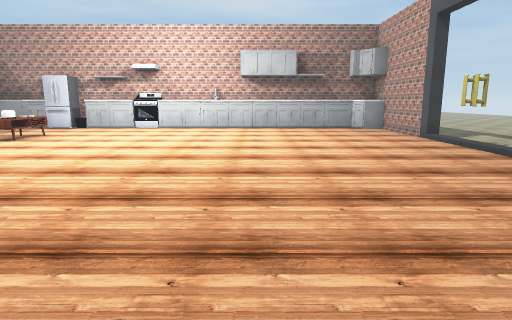
[1] (above)

15 first-person views from a walk through a 3-D level made in the Unity game engine. The camera is 1.3 m above the floor, tilts 10° down and sees 75° across. The floor is counted in squares, 1 m on a side. Each view is taken from the middle of a square. On the plan, view 1 faces up. The plan holds only what a view shows up to about 14 squares ahead; the rest is blank. The place goes on beyond the plan. The player character is not drawn. Some animated figures are not drawn. Some surface patterns are stand-ins.

[2]
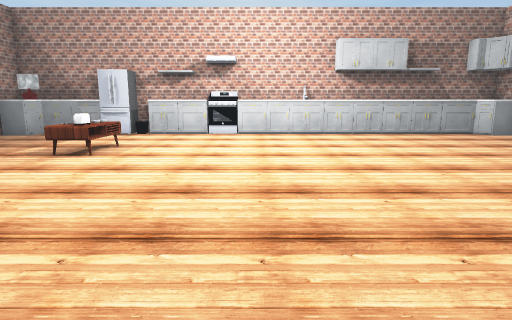

[3]
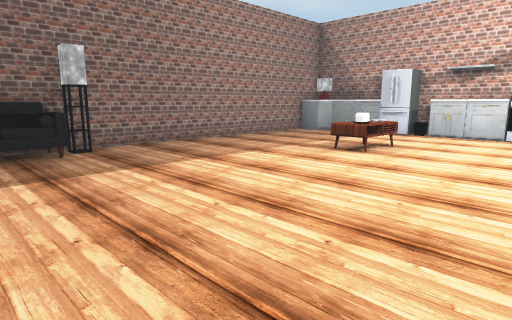

[4]
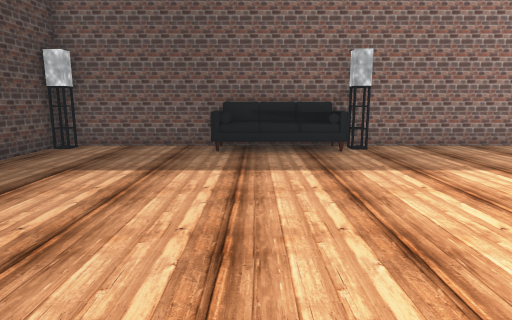

[5]
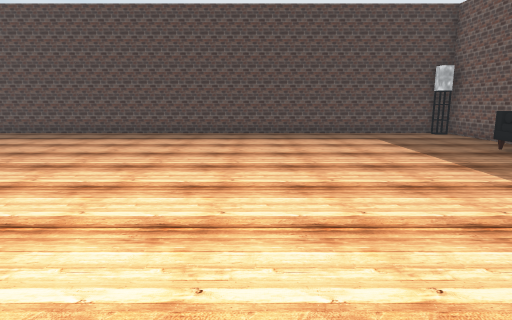

[6]
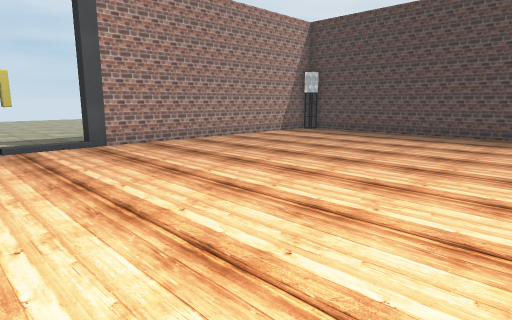

[7]
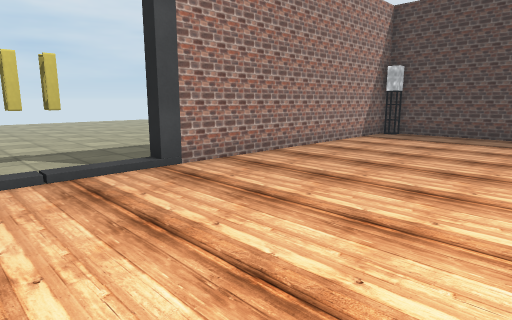

[8]
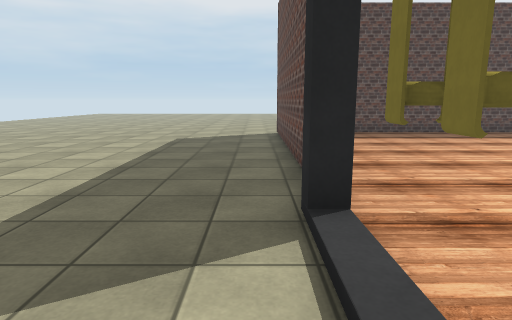

[9]
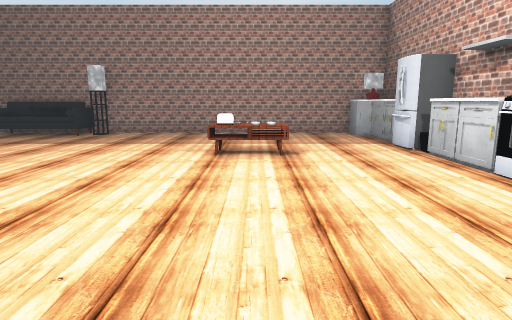

[10]
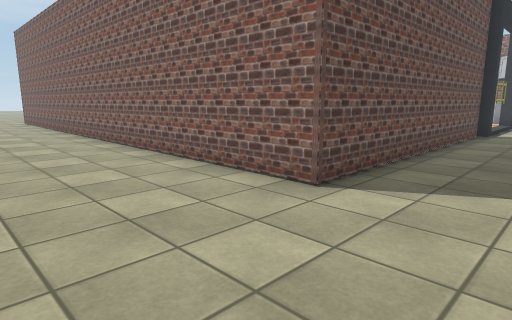

[11]
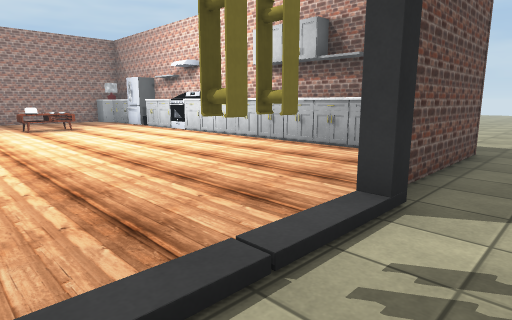

[12]
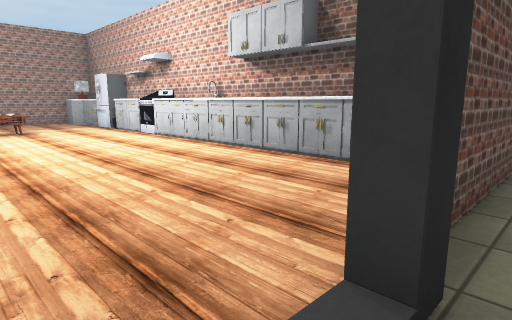

[13]
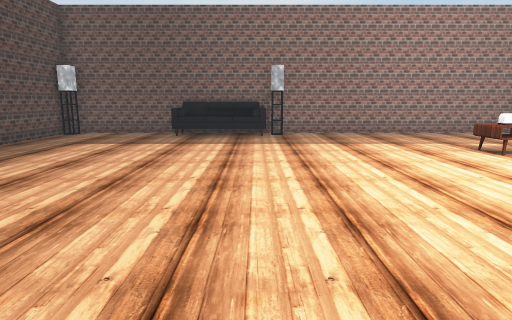

[14]
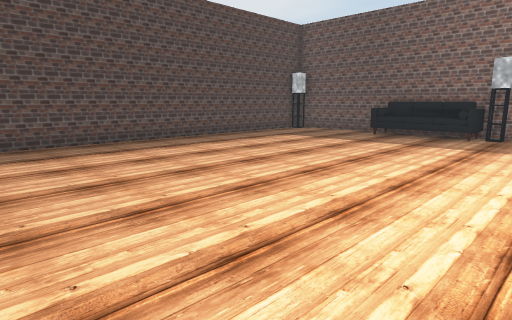

[15]
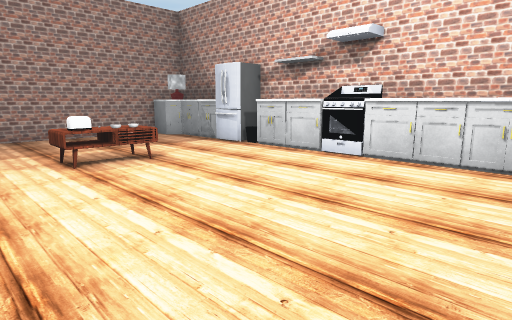

### Floor plan
Points are (right, up) in squares from view 1. A wall is a line through its corners. A room is listed if a view was taken in it or the views show most of it. See-through windows are left out.
Room 1 (views 1, 2, 3, 4, 5, 6, 7, 8, 9, 11, 12, 13, 14, 15)
walls: (6.1, 7.2) (6.1, -2.8); (6, 10.1) (6.5, 10.1); (-6.4, 16.3) (-8.2, 16.3); (6.5, 9.9) (6, 9.9); (6.5, 10.5) (6.5, 9.4) (6, 9.4); (-5.5, 17.2) (-9, 17.2); (-13.5, 6.1) (-13.1, 6.1) (-13.1, 5.6) (-13.5, 5.6); (6.5, 11.8) (6, 11.8) (6, 14.2); (-10.4, 16.3) (-12.5, 16.3); (4.9, 16.3) (-4.5, 16.3); (5.9, 15.8) (5.1, 15.8) (4.6, 16.3); (-10.5, 17.2) (-13.8, 17.2) (-13.8, -2.7) (6, -2.7) (6, 7.7) (6.5, 7.7) (6.5, 7.1); (5.4, -2.6) (5.4, -2.2); (6, 17.2) (-4.5, 17.2); (-13.6, -2.2) (-13.1, -2.2) (-13.1, -2.6)
ways out: opening at (8, -4.7) to room 2; opening at (8, 11.3)
objects: sofa (-13, 2) to (-13, 5); other object (-13, 16); fridge (-10, 16) to (-9, 17); table (-9, 11) to (-8, 13); toaster (-8, 11); other object (-8, 12); stove (-6, 16) to (-5, 17)
Room 2 (view 10)
walls: (6.1, -2.8) (-7, -2.8)
ways out: opening at (8, -4.7) to room 1

Positions as (right, up) in squares from view 1, and headings:
1: (0, 0), facing up
2: (-4, 3), facing up
3: (-4, 3), facing up-left
4: (-4, 3), facing left
5: (-6, 11), facing down
6: (-4, 11), facing down-right
7: (0, 11), facing down-right
8: (7, 11), facing down
9: (0, 12), facing left
10: (9, -7), facing up-left
11: (8, 8), facing up-left
12: (7, 10), facing up-left
13: (0, 5), facing left
14: (0, 8), facing down-left
15: (-1, 9), facing up-left
